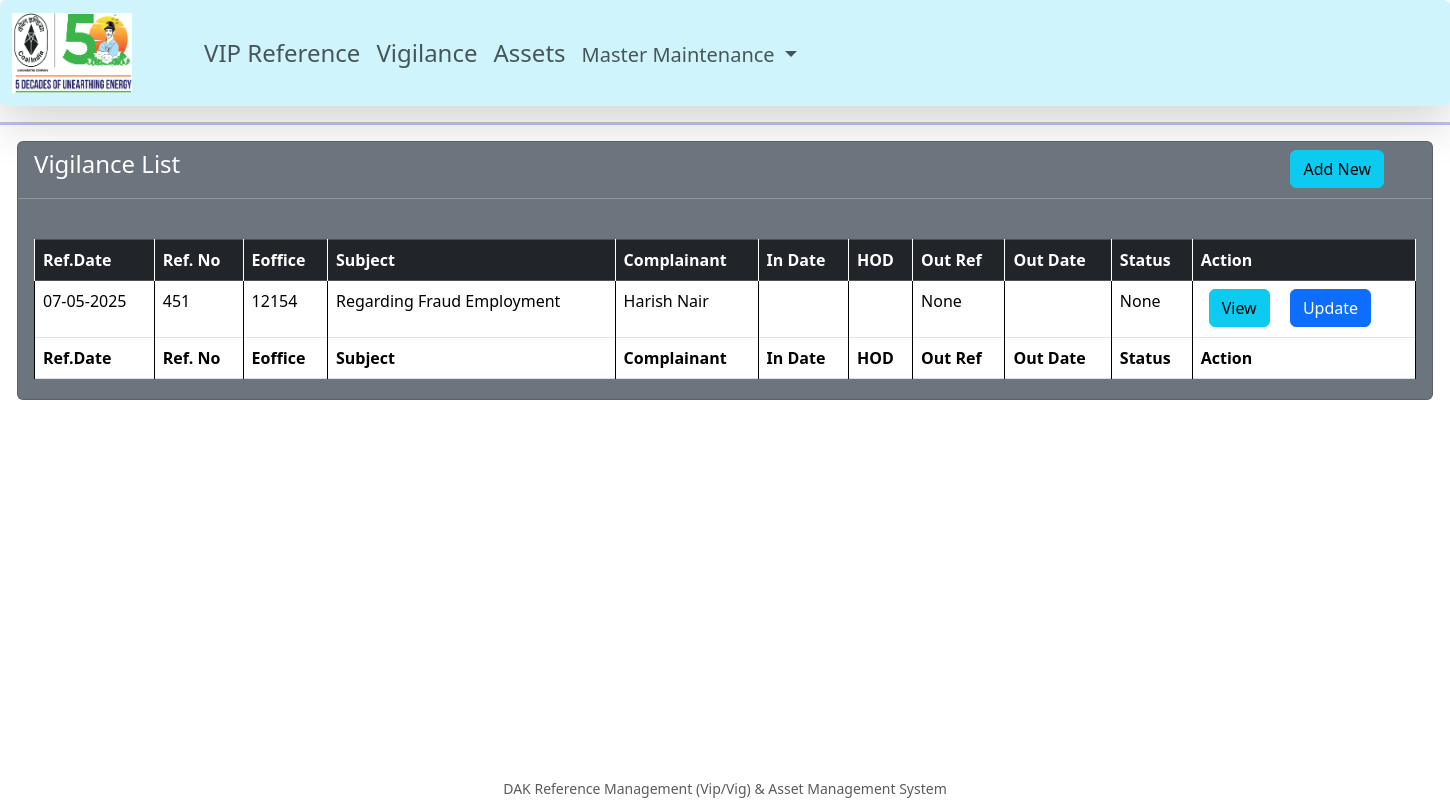
/vig/vig_home/, run on the app's committed database.
### vigilance/models.py (models this page shows, shortened)
class Vigilance(models.Model):
    pending_choices=[
        ('Pending','Pending'),
        ('Partial','Partial'),
        ('Replied','Replied')
    ]
    vigilance_ref_no=models.CharField(max_length=100, null=True, blank=True)
    vigilance_dt= models.DateField(null=True,blank=True)
    vigilance_eoffice= models.PositiveIntegerField(null=True, blank=True)
    vigilance_subject= models.CharField(max_length=200)
    vigilance_complainant=models.ForeignKey(Complainant, on_delete= models.CASCADE)
    vigilance_contents= models.TextField(null=True, blank=True)
    vigilance_inward_dt= models.DateField(null=True,blank=True)
    vigilance_hod = models.ManyToManyField(HOD, blank=True, related_name='HOD')
    vigilance_hod_reply = models.ManyToManyField(HOD, blank=True, related_name='HOD_reply')
    vigilance_outward_ref= models.CharField(max_length=60, null=True, blank=True)
    vigilance_outward_dt= models.DateField(null=True,blank=True)
    vigilance_subject_file = models.FileField(upload_to='vig_subject',null=True, blank=True, default=get_default)
    vigilance_reply_file = models.FileField(upload_to='vig_reply',null=True, blank=True, default=get_default)
    vigilance_pending= models.CharField(choices= pending_choices,null=True, blank=True)
    vigilance_remarks= models.TextField(null=True, blank=True)
    vigilance_updated = models.DateTimeField(auto_now=True)
    vigilance_created = models.DateTimeField(auto_now_add=True)
    class Meta:
        ordering = ['-vigilance_inward_dt']

class Complainant(models.Model):
    name = models.CharField(max_length=200)
    address= models.TextField(null=True, blank=True)
    mobile= models.DecimalField(max_digits=10, decimal_places=0, default=0, null=True)
    def __str__(self):
        return self.name

### vigilance/views.py (the view)
# urls.py: path('vig_home/', views.vig_home , name='vig_home'),
def vig_home(request):
    data= Vigilance.objects.all()
    context= {'data':data}
    return render(request, 'vigilance/vig_home.html', context)

### vigilance/templates/vigilance/vig_home.html
{% extends 'base.html' %}
{% load static %}
{% block content %}
        <div class="container-fluid" style="width:1440px;">
        <div class="card text-white bg-secondary fw-800" >
            <div class='position-relative mb-3'>
                <div class='position-absolute top-0 start-0'>
                    <h4 class="text-white mx-3 mt-2"> Vigilance List </h4>
                </div>
                <div class="position-absolute top-0 end-0 mt-2 me-5">
                    <a class="btn btn-info " href="{% url 'vig:vig_add' %}">Add New</a>
                </div>
            </div>
            <br>
            <hr>
        <div class="card-body">
        <table id="example" class="table  table-hover table-bordered mt-2  mb-1" >
            <thead class=" table-dark">
                <tr>
                    <th>Ref.Date</th>
                    <th>Ref. No</th>
                    <th>Eoffice</th>
                    <th>Subject</th>
                    <th>Complainant</th>
                    <th>In Date</th>
                    <th>HOD</th>
                    <th>Out Ref</th>
                    <th>Out Date</th>
                    <th>Status</th>
                    <th>Action</th>
                </tr>
            </thead>
            <tbody>
                {% for d in data %}
                <tr>
                    <td>{{d.vigilance_dt | date:"d-m-Y" }}</td>
                    <td>{{d.vigilance_ref_no}}</td>
                    <td>{{d.vigilance_eoffice}}</td>
                    <td>{{d.vigilance_subject | linebreaks}}</td>
                    <td>{{d.vigilance_complainant}}</td>
                    <td>{{d.vigilance_inward_dt| date:"d-m-Y"}}</td>
                    <td>{{d.vigilance_hod.all|join:", "}}</td>
                    <td>{{d.vigilance_outward_ref}}</td>
                    <td>{{d.vigilance_outward_dt | date:"d-m-Y"}}</td>
                    <td>{{d.vigilance_pending}}</td>
                    <td>
                    <a class="btn btn-info ms-2 mx-2" href="{% url 'vig:vig_view' d.id %}">View</a>
                    <a class="btn btn-primary ms-2" href="{% url 'vig:vig_update' d.id %}">Update</a>
                    </td>
                </tr>
                {% endfor %}
            </tbody>
            <tfoot>
                <tr>
                    <th>Ref.Date</th>
                    <th>Ref. No</th>
                    <th>Eoffice</th>
                    <th>Subject</th>
                    <th>Complainant</th>
                    <th>In Date</th>
                    <th>HOD</th>
                    <th>Out Ref</th>
                    <th>Out Date</th>
                    <th>Status</th>
                    <th>Action</th>
                </tr>
            </tfoot>
        </table>
    </div>
    </div>
</div>
    {% endblock content %}

### templates/base.html (style rules this page uses)
thead { position: sticky; padding: 3px; margin: 3px; top: 0; }
td, th { border: 1px solid; }

### data on the page
Vigilance: vigilance_dt "07-05-2025", vigilance_ref_no "451", vigilance_eoffice "12154", vigilance_subject "Regarding Fraud Employment", vigilance_complainant "Harish Nair", vigilance_outward_ref "None", vigilance_pending "None"
